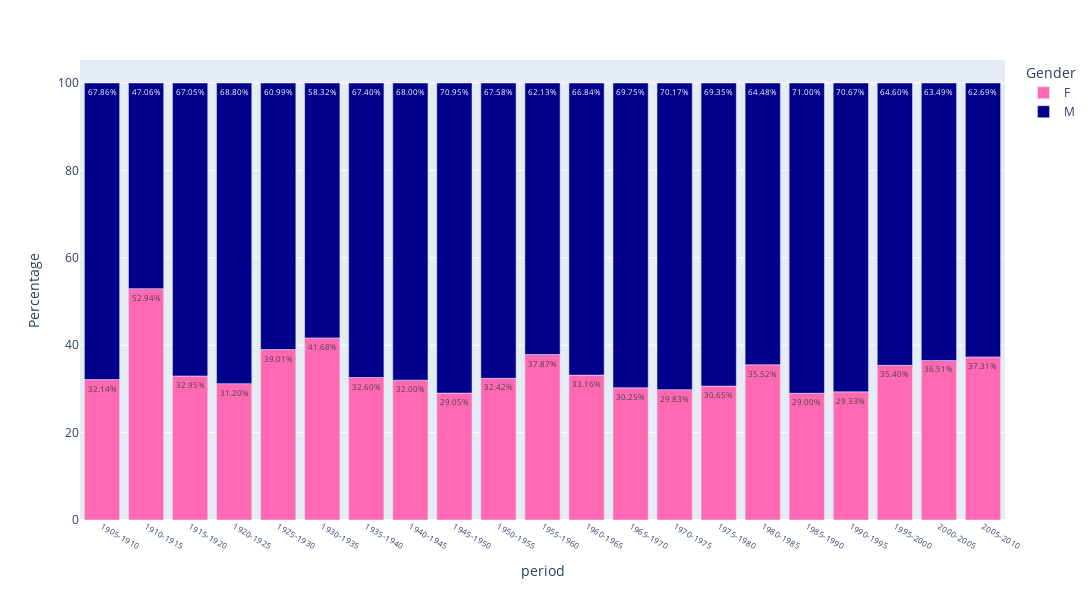

The notebook cell this image was saved under:
### Code cell
fig = px.bar(movie_summary_char_merged_grouped, x='period', y='Percentage', color='Gender', color_discrete_sequence= ['hotpink','darkblue'],text = [f'{val:.2f}%' for val in movie_summary_char_merged_grouped['Percentage']])
fig.update_layout(height=600, width=1200)
fig.update_xaxes(tickfont=dict(size=8))
fig.update_traces(insidetextfont=dict(size=8))
fig.write_html("figures/Gender_character_count_5years.html")
fig.show()

### Figure 1 — Plotly figure (JSON) as saved in the notebook; plotly's stock layout.template omitted (floating-point values rounded to 4 significant figures)
{"data": [{"alignmentgroup": "True", "hovertemplate": "Gender=F<br>period=%{x}<br>Percentage=%{y}<br>text=%{text}<extra></extra>", "insidetextfont": {"size": 8}, "legendgroup": "F", "marker": {"color": "hotpink", "pattern": {"shape": ""}}, "name": "F", "offsetgroup": "F", "orientation": "v", "showlegend": true, "text": ["32.14%", "52.94%", "32.95%", "31.20%", "39.01%", "41.68%", "32.60%", "32.00%", "29.05%", "32.42%", "37.87%", "33.16%", "30.25%", "29.83%", "30.65%", "35.52%", "29.00%", "29.33%", "35.40%", "36.51%", "37.31%"], "textposition": "auto", "type": "bar", "x": ["1905-1910", "1910-1915", "1915-1920", "1920-1925", "1925-1930", "1930-1935", "1935-1940", "1940-1945", "1945-1950", "1950-1955", "1955-1960", "1960-1965", "1965-1970", "1970-1975", "1975-1980", "1980-1985", "1985-1990", "1990-1995", "1995-2000", "2000-2005", "2005-2010"], "xaxis": "x", "y": [32.14, 52.94, 32.95, 31.2, 39.01, 41.68, 32.6, 32.0, 29.05, 32.42, 37.87, 33.16, 30.25, 29.83, 30.65, 35.52, 29.0, 29.33, 35.4, 36.51, 37.31], "yaxis": "y"}, {"alignmentgroup": "True", "hovertemplate": "Gender=M<br>period=%{x}<br>Percentage=%{y}<br>text=%{text}<extra></extra>", "insidetextfont": {"size": 8}, "legendgroup": "M", "marker": {"color": "darkblue", "pattern": {"shape": ""}}, "name": "M", "offsetgroup": "M", "orientation": "v", "showlegend": true, "text": ["67.86%", "47.06%", "67.05%", "68.80%", "60.99%", "58.32%", "67.40%", "68.00%", "70.95%", "67.58%", "62.13%", "66.84%", "69.75%", "70.17%", "69.35%", "64.48%", "71.00%", "70.67%", "64.60%", "63.49%", "62.69%"], "textposition": "auto", "type": "bar", "x": ["1905-1910", "1910-1915", "1915-1920", "1920-1925", "1925-1930", "1930-1935", "1935-1940", "1940-1945", "1945-1950", "1950-1955", "1955-1960", "1960-1965", "1965-1970", "1970-1975", "1975-1980", "1980-1985", "1985-1990", "1990-1995", "1995-2000", "2000-2005", "2005-2010"], "xaxis": "x", "y": [67.86, 47.06, 67.05, 68.8, 60.99, 58.32, 67.4, 68.0, 70.95, 67.58, 62.13, 66.84, 69.75, 70.17, 69.35, 64.48, 71.0, 70.67, 64.6, 63.49, 62.69], "yaxis": "y"}], "layout": {"barmode": "relative", "height": 600, "legend": {"title": {"text": "Gender"}, "tracegroupgap": 0}, "margin": {"t": 60}, "width": 1200, "xaxis": {"anchor": "y", "autorange": true, "domain": [0, 1], "range": [-0.5, 20.5], "tickfont": {"size": 8}, "title": {"text": "period"}, "type": "category"}, "yaxis": {"anchor": "x", "autorange": true, "domain": [0, 1], "range": [0, 105.3], "title": {"text": "Percentage"}, "type": "linear"}}}
